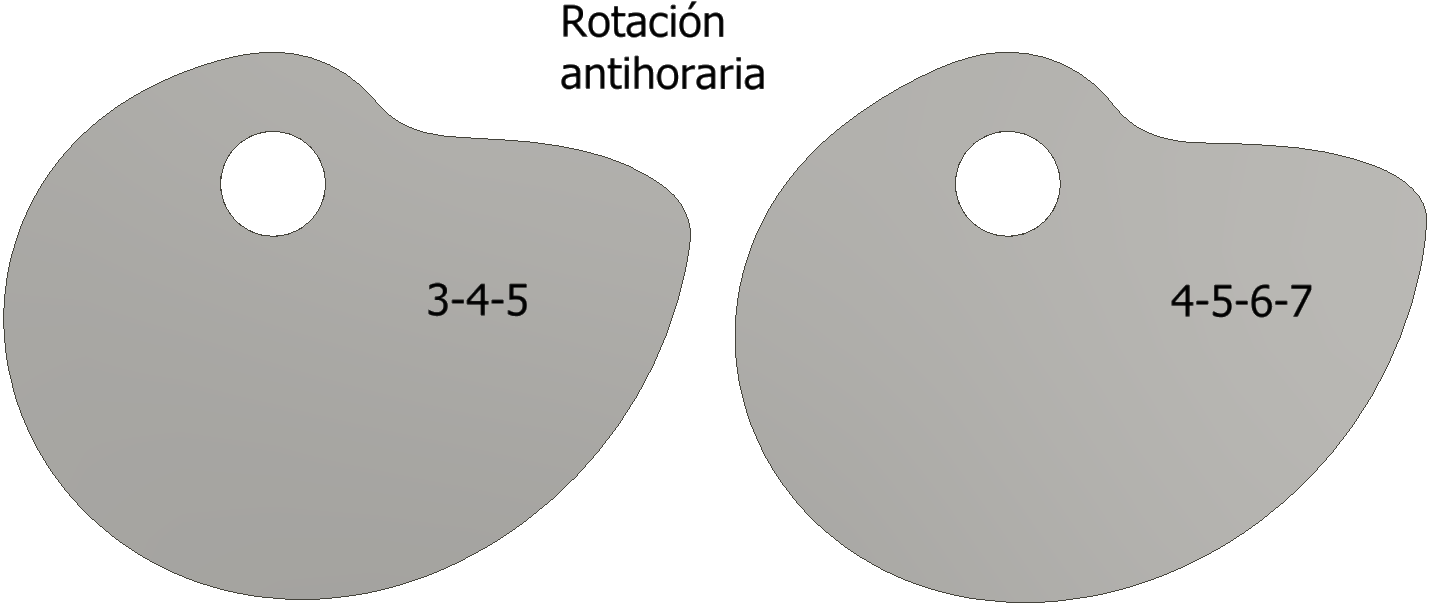
#> input picture cam_mechanism/CAD_levas/Grupo_2.PNG, 1432 x 609 px, found by its file name
$ python grupo_2_OK.py
#> lines starting #> are read from the running program, lines starting #| are printed output that depends on the picture
# Diseñar una leva con doble detenimiento con un tipo de programa de movimiento DRDF para mover un seguidor en 0 mm durante 50°, subida de 0 mm a 55 mm durante 50°, detenimiento en 55 mm durante 50°, y bajada de 55 mm en el resto del movimiento.

import numpy as np
import matplotlib.pyplot as plt
import matplotlib.image as mpimg

# Definition of beta, theta and omega
beta_1 = 50
beta_2 = beta_1 * 2
beta_3 = beta_1 * 3
beta_4 = 361 - beta_3

theta_1 = np.arange(0, beta_1+1, 1)
theta_2 = np.arange(beta_1, beta_2+1, 1)
theta_3 = np.arange(beta_2, beta_3+1, 1)
theta_4 = np.arange(beta_3, 361, 1)
theta_4_fall = np.arange(0, beta_4, 1)

omega = 2*np.pi

# Maximum height of the follower
h = 55 # milimeters

# Polinomial 3-4-5
# Define the polinomial coefficients for the polinomial 3-4-5 as "c"
c3 = 10*h
c4 = -15*h
c5 = 6*h

# Follower position by intervals
d_low_1 = [0] * (beta_1+1)
s_rise_1 = c3*(theta_1/beta_1)**3 + c4*(theta_1/beta_1)**4 + c5*(theta_1/beta_1)**5
s_fall_1 = h - ( c3*(theta_4_fall/beta_4)**3 + c4*(theta_4_fall/beta_4)**4 + c5*(theta_4_fall/beta_4)**5 )
d_high_1 = [h] * (beta_1+1) #  CHANGED THE ARGUMENT FOR [h] * [beta_1+1]

# Follower velocity

v_rise_1 = omega * 1/np.radians(beta_1) * (3*c3*(theta_1/beta_1)**2 +4*c4*(theta_1/beta_1)**3 +5*c5*(theta_1/beta_1)**4 )
v_fall_1 = -( omega * 1/np.radians(beta_4) * (3*c3*(theta_4_fall/beta_4)**2 +4*c4*(theta_4_fall/beta_4)**3 +5*c5*(theta_4_fall/beta_4)**4 ) )

# Follower acceleration
a_rise_1 = omega**2 * 1/np.radians(beta_1**2) * (6*c3*(theta_1/beta_1) + 12*c4*(theta_1/beta_1)**2 + 20*c5*(theta_1/beta_1)**3 )
a_fall_1 = -( omega**2 * 1/np.radians(beta_4**2) * (6*c3*(theta_4_fall/beta_4) + 12*c4*(theta_4_fall/beta_4)**2 + 20*c5*(theta_4_fall/beta_4)**3 ) )

# Follower jerk
j_rise_1 = omega**3 * 1/np.radians(beta_1**3) * (6*c3 + 24*c4*(theta_1/beta_1) + 60*c5*(theta_1/beta_1)**2 )
j_fall_1 = -(omega**3 * 1/np.radians(beta_4**3) * (6*c3 + 24*c4*(theta_4_fall/beta_4) + 60*c5*(theta_4_fall/beta_4)**2 ))

# Maximum values
max_v_1 = max(np.absolute(v_rise_1))
max_a_1 = max(np.absolute(a_rise_1))
max_j_1 = max(np.absolute(j_rise_1))


#______________________________________________________________________________________________________________________________________

# Define the polinomial coefficients for the polinomial 4-5-6-7 as "p"

p4 = 35*h
p5 = -84*h
p6 = 70*h
p7 = -20*h

# Follower position by intervals
d_low_2 = [0] * (beta_1+1)
s_rise_2 = p4*(theta_1/beta_1)**4 + p5*(theta_1/beta_1)**5 + p6*(theta_1/beta_1)**6 + p7*(theta_1/beta_1)**7
s_fall_2 = h - (p4*(theta_4_fall/beta_4)**4 + p5*(theta_4_fall/beta_4)**5 + p6*(theta_4_fall/beta_4)**6 + p7*(theta_4_fall/beta_4)**7)
d_high_2 = [h] * (beta_1+1) # CHANGED THE ARGUMENT FOR [h] * [beta_1+1]

# Follower velocity
v_rise_2 = omega * 1/np.radians(beta_1) * (4*p4*(theta_1/beta_1)**3 + 5*p5*(theta_1/beta_1)**4 + 6*p6*(theta_1/beta_1)**5 + 7*p7*(theta_1/beta_1)**6 )
v_fall_2 = -(omega * 1/np.radians(beta_4) * (4*p4*(theta_4_fall/beta_4)**3 + 5*p5*(theta_4_fall/beta_4)**4 + 6*p6*(theta_4_fall/beta_4)**5 + 7*p7*(theta_4_fall/beta_4)**6 ))

# Follower acceleration
a_rise_2 = omega**2 * 1/np.radians(beta_1**2) * (12*p4*(theta_1/beta_1)**2 + 20*p5*(theta_1/beta_1)**3 + 30*p6*(theta_1/beta_1)**4 + 42*p7*(theta_1/beta_1)**5 )
a_fall_2 = - ( omega**2 * 1/np.radians(beta_4**2) * (12*p4*(theta_4_fall/beta_4)**2 + 20*p5*(theta_4_fall/beta_4)**3 + 30*p6*(theta_4_fall/beta_4)**4 + 42*p7*(theta_4_fall/beta_4)**5 ) )

# Follower jerk
j_rise_2 = omega**3 * 1/np.radians(beta_1**3) * (24*p4*(theta_1/beta_1) + 60*p5*(theta_1/beta_1)**2 + 120*p6*(theta_1/beta_1)**3 + 210*p7*(theta_1/beta_1)**4 )
j_fall_2 = -(omega**3 * 1/np.radians(beta_4**3) * (24*p4*(theta_4_fall/beta_4) + 60*p5*(theta_4_fall/beta_4)**2 + 120*p6*(theta_4_fall/beta_4)**3 + 210*p7*(theta_4_fall/beta_4)**4 ))

# Maximum values
max_v_2 = max(np.absolute(v_rise_2))
max_a_2 = max(np.absolute(a_rise_2))
max_j_2 = max(np.absolute(j_rise_2))

# Print maximum values for the polinomial 3-4-5
print("The maximum values for the polinomial 3-4-5 are:")
print("The maximum velocity is: ", format(max_v_1, ".2f"), " mm/s")
print("The maximum acceleration is: ", format(max_a_1, ".2f"), " mm/s^2")
print("The maximum jerk is: ", format(max_j_1, ".2f"), " mm/s^3")
print()


# Print maximum values for the polinomial 4-5-6-7
print("The maximum values for the polinomial 4-5-6-7 are:")
print("The maximum velocity is: ", format(max_v_2, ".2f"), " mm/s")
print("The maximum acceleration is: ", format(max_a_2, ".2f"), " mm/s^2")
print("The maximum jerk is: ", format(max_j_2, ".2f"), " mm/s^3")

# ______________________________________________________________________________________________________________________________________
# Export the polinomials as a .txt file

# normalized polinomial 3-4-5


# x_1 = theta_1/beta_1
# y_1 = s_rise_1/h

# data_1 = np.column_stack((x_1, y_1))

# np.savetxt("grupo_9_polinomio_3-4-5.txt", data_1, delimiter = ";", fmt = "%.4f")

# # Normalized polinomial 4-5-6-7

# x_2 = theta_1/beta_1
# y_2 = s_rise_2/h

# data_2 = np.column_stack((x_2, y_2))

# np.savetxt("grupo_9_polinomio_4-5-6-7.txt", data_2, delimiter = ";", fmt = "%.4f")

# ______________________________________________________________________


# Import cam images

image_path = "D:/OneDrive - Instituto Tecnológico Metropolitano/ITM/2. Teaching/2. Catedra/1. Mecanismos/Evaluación/6. Diseño_levas (20%)/Soluciones_ejercicios_levas/CAD_levas/Grupo_2.PNG"


# LAB
# image_path = "C:/Users/cadd.ITMROBLEDO/OneDrive - Instituto Tecnológico Metropolitano/ITM/2. Teaching/2. Catedra/1. Mecanismos/Evaluación/6. Diseño_levas (20%)/Soluciones_ejercicios_levas/CAD_levas/Grupo_2.PNG"

# LAPTOP-windows
# image_path = "C:/Users/Oscar Monsalve/OneDrive - INSTITUTO TECNOLOGICO METROPOLITANO - ITM/ITM/2. Teaching/2. Catedra/1. Mecanismos/Evaluación/6. Diseño_levas (20%)/Soluciones_ejercicios_levas/CAD_levas/Grupo_2.PNG"

#Ubuntu
image_path = "/home/om/personal/coding/mechanisms/cam_mechanism/CAD_levas/Grupo_2.PNG"

image = mpimg.imread(image_path)
#> image is the input picture: shape (609, 1432, 4) float32; mean R, G, B, A 0.796, 0.794, 0.786, 1

# ________________________________________________________________________
# Plots for the polinomial 3-4-5

fig, p1 = plt.subplots(4, 1, sharex= True)

p1[0].plot(
    theta_1, d_low_1,
    theta_2, s_rise_1,
    theta_3, d_high_1,
    theta_4, s_fall_1,
    label = "Desplazamiento"
)

p1[1].plot(
    theta_1, d_low_1,
    theta_2, v_rise_1,
    theta_3, d_low_1,
    theta_4, v_fall_1,
    label = "Velocidad"
)

p1[2].plot(
    theta_1, d_low_1,
    theta_2, a_rise_1,
    theta_3, d_low_1,
    theta_4, a_fall_1,
    label = "Aceleración"
)

p1[3].plot(
    theta_1, d_low_1,
    theta_2, j_rise_1,
    theta_3, d_low_1,
    theta_4, j_fall_1,
    label = "Sobreaceleración"
)

# x-axis parameters
plt.xlabel(r"$\theta$ (°)")
plt.xlim([0,360])
plt.xticks([0, beta_1, beta_2, beta_3, 360])


# Plots for the polinomial 4-5-6-7

fig, p2 = plt.subplots(4, 1, sharex= True)

p2[0].plot(
    theta_1, d_low_2,
    theta_2, s_rise_2,
    theta_3, d_high_2,
    theta_4, s_fall_2,
    label = "Desplazamiento"
)

p2[1].plot(
    theta_1, d_low_2,
    theta_2, v_rise_2,
    theta_3, d_low_2,
    theta_4, v_fall_2,
    label = "Velocidad"
)

p2[2].plot(
    theta_1, d_low_2,
    theta_2, a_rise_2,
    theta_3, d_low_2,
    theta_4, a_fall_2,
    label = "Aceleración"
)

p2[3].plot(
    theta_1, d_low_2,
    theta_2, j_rise_2,
    theta_3, d_low_2,
    theta_4, j_fall_2,
    label = "Sobreaceleración"
)

# x-axis parameters
plt.xlabel(r"$\theta$ (°)")
plt.xlim([0,360])
plt.xticks([0, beta_1, beta_2, beta_3, 360])


# Titles for both plots
p1[0].set_title("Diagrama S V A J: polinomio 3-4-5")
p2[0].set_title("Diagrama S V A J: polinomio 4-5-6-7")

# y-axis titles for both plots
p1[0].set_ylabel("s (mm)", fontsize=12)
p1[1].set_ylabel("v (mm/s)", fontsize=12)
p1[2].set_ylabel("a $(mm/s^2)$", fontsize=12)
p1[3].set_ylabel("j $(mm/s^3)$", fontsize=12)

p2[0].set_ylabel("s (mm)", fontsize=12)
p2[1].set_ylabel("v (mm/s)", fontsize=12)
p2[2].set_ylabel("a $(mm/s^2)$", fontsize=12)
p2[3].set_ylabel("j $(mm/s^3)$", fontsize=12)


# Plot the imported image of the cam
plt.figure()
plt.imshow(image)

# Title
plt.title("Modelo CAD de la leva", fontsize=14)
plt.xticks([])
plt.yticks([])


plt.tight_layout()
plt.show()
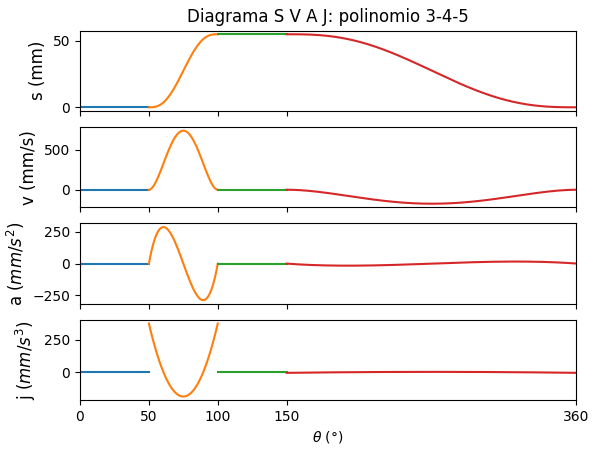
#> figure drawn by matplotlib, 4 panels; panel 4: curve peaks at x = 50, y = 375.2
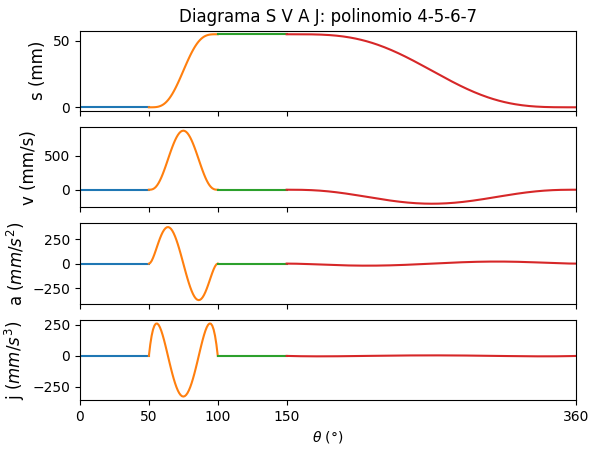
#> figure drawn by matplotlib, 4 panels; panel 4: curve peaks at x = 94, y = 261.8
